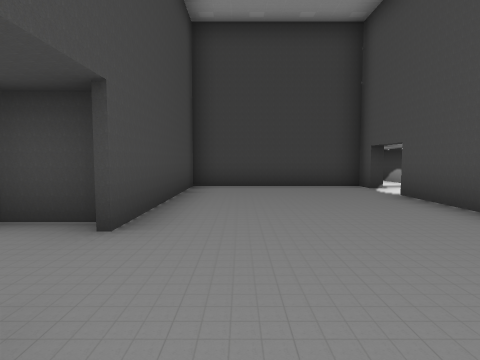
view 1 (above)

21 first-person views from a walk through a 3-D level made in the Unity game engine. The camera is 1.4 m above the floor, tilts 4° down and sees 80° across. Doors are open. The floor is counted in squares, 2 m on a side. Each view is taken from the middle of a square. On the plan, view 1 faces up. The plan holds only what a view shows up to about 10 squares ahead; the rest is blank. The place goes on beyond the plan. The player is left out. Some animated figures are not drawn.

view 2
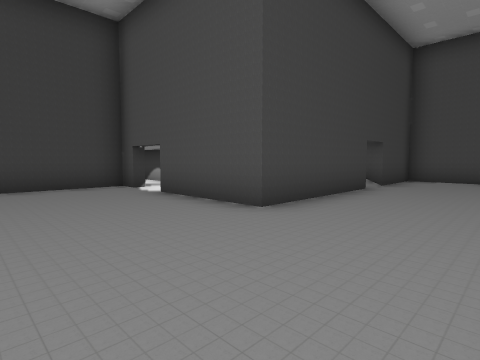

view 3
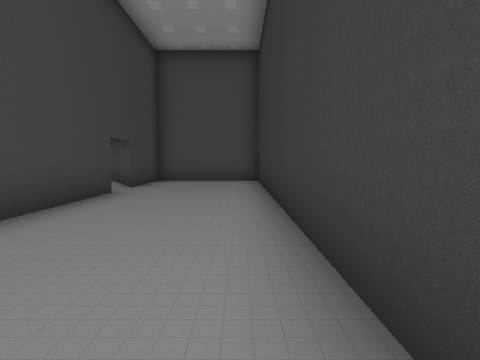

view 4
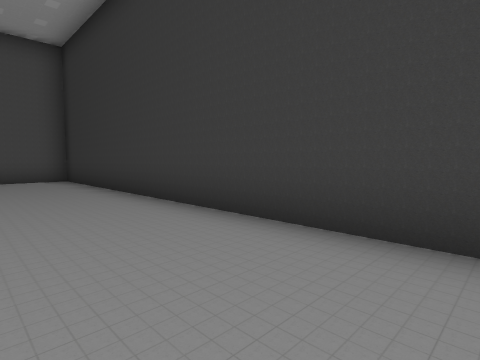

view 5
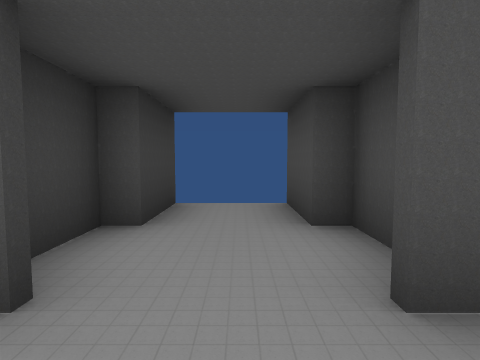

view 6
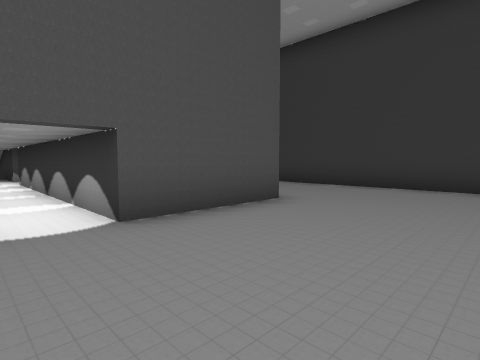

view 7
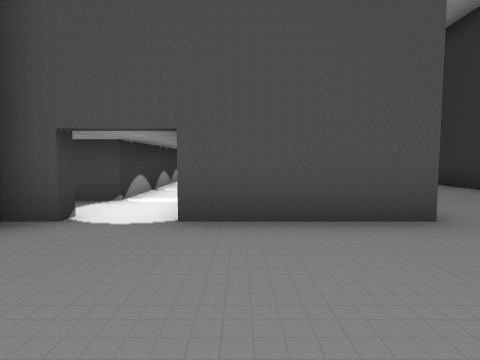

view 8
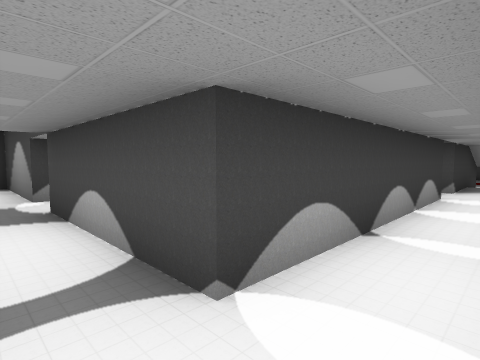

view 9
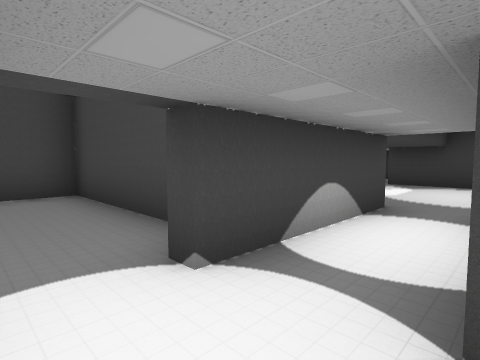

view 10
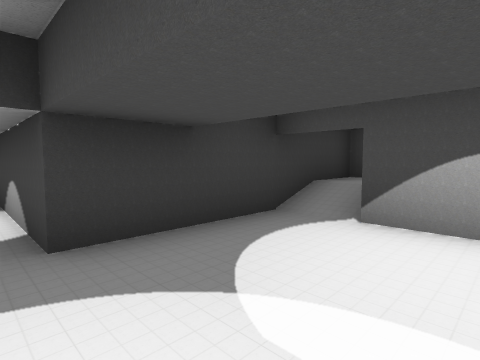

view 11
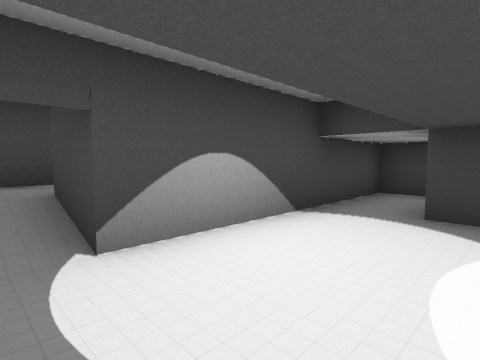

view 12
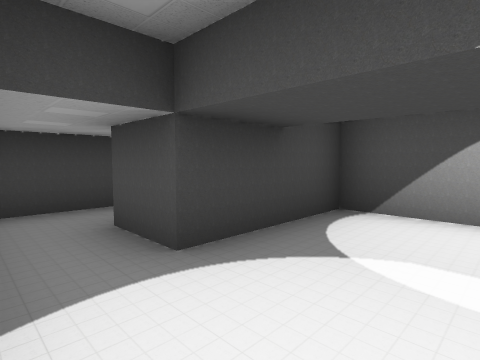

view 13
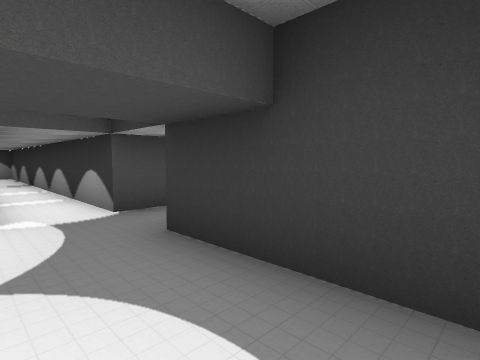

view 14
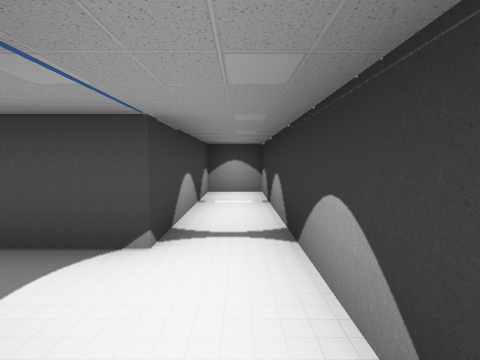

view 15
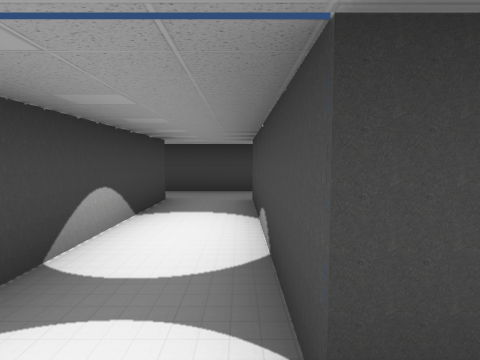

view 16
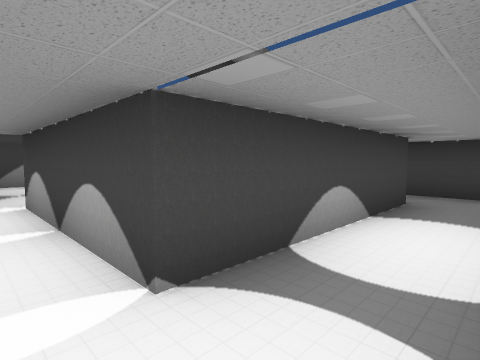

view 17
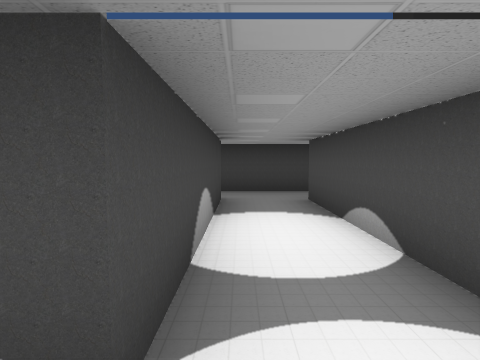

view 18
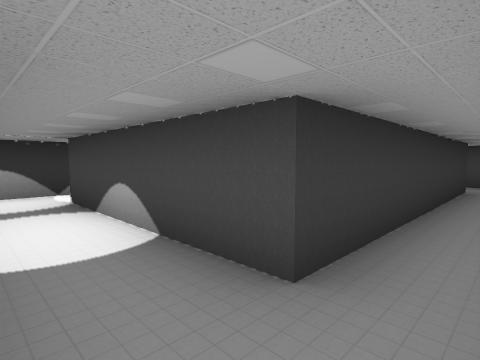

view 19
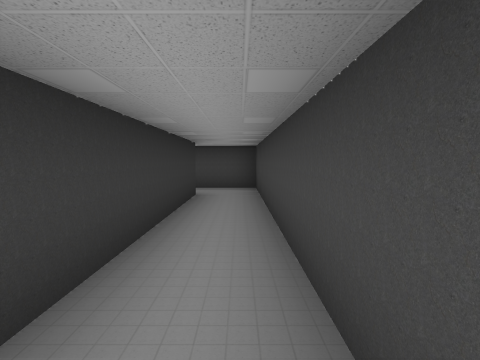

view 20
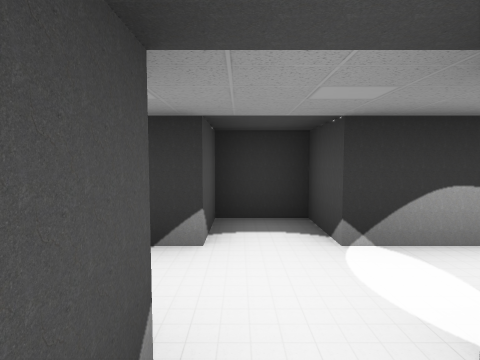

view 21
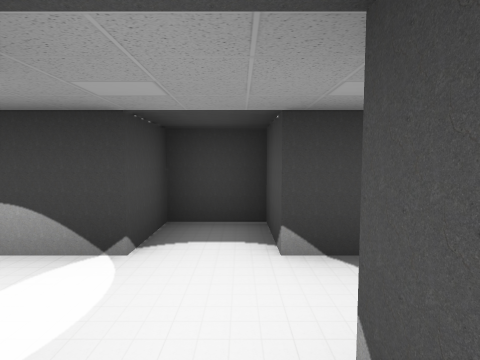

### Floor plan
Points are (right, up) in squares from view 1. A wall is a line through its corners. A room is listed if a view was taken in it or the views show most of it. See-through windows are left out.
Room 1 (views 1, 2, 3, 4, 5, 6, 7, 8)
walls: (3.5, 7.1) (3.2, 7.1) (3.2, 7.7) (-1.3, 7.7) (-1.3, 2.7); (7.2, 2.8) (3.2, 2.8) (3.2, 5.7) (4.5, 5.7); (-1.6, 3.2) (-3, 3.2) (-3, 2.8) (-4.8, 2.8); (0.1, -0.6) (10.7, -0.6) (10.7, 2.8) (8.2, 2.8); (-4.8, 1) (-3, 1) (-3, 0.5) (-1.9, 0.5)
ways out: opening at (5, 6) to room 2; opening at (8, 3) to room 2; opening at (4, 8) to room 3
Room 2 (view 9)
walls: (8.5, 7.1) (4.9, 7.1); (4.5, 5.7) (8.4, 5.7); (8.2, 2.8) (8.2, 3.3)
ways out: opening at (5, 6) to room 1; opening at (8, 3) to room 1; opening at (9.5, 6) to room 5
Room 3 (views 10, 11, 12, 13)
walls: (4.9, 11.7) (4.9, 14.9) (2.2, 14.9) (2.2, 16.1); (-0.4, 10.5) (3.5, 10.5) (3.5, 7.1); (0.8, 16.4) (0.8, 11.7) (-0.4, 11.7); (4.9, 7.1) (4.9, 10.5)
ways out: opening at (4, 8) to room 1; opening at (5, 11) to room 4; opening at (1.5, 15.5) to room 6; opening at (0, 11)
Room 4 (views 14, 15, 16, 17, 18, 19)
walls: (10.5, 17.4) (4.7, 17.4); (4.9, 10.5) (14.3, 10.5) (14.3, 11.7) (10.2, 11.7) (10.2, 16.1); (3.5, 17.4) (2.5, 17.4); (2.2, 16.1) (8.7, 16.1) (8.7, 11.7) (4.9, 11.7)
ways out: opening at (5, 11) to room 3; opening at (3, 17) to room 6
Room 5 (views 20, 21)
walls: (8.4, 5.7) (10.2, 5.7) (10.2, 4.6) (11.3, 4.6) (11.3, 5.7); (11.3, 7.1) (11.3, 8.2) (10.2, 8.2) (10.2, 7.1) (8.5, 7.1)
ways out: opening at (9.5, 6) to room 2; opening at (12, 6)
Room 6 (no view inside)
walls: (2.5, 17.4) (0.8, 17.4) (0.8, 16.4)
ways out: opening at (1.5, 15.5) to room 3; opening at (3, 17) to room 4

Positions as (right, up) in squares from view 1, and headings:
1: (0, 0), facing up
2: (0, 0), facing up-right
3: (1, 0), facing right
4: (0, 2), facing down-right
5: (0, 2), facing left
6: (0, 7), facing down-right
7: (0, 5), facing right
8: (4, 6), facing up-right
9: (5, 6), facing up-left
10: (4, 13), facing down-left
11: (3, 11), facing up-left
12: (1, 13), facing up-right
13: (1, 12), facing down-right
14: (8, 11), facing right
15: (10, 11), facing up
16: (10, 11), facing up-left
17: (9, 11), facing up
18: (10, 17), facing down-left
19: (8, 17), facing left
20: (11, 8), facing down
21: (11, 5), facing up
